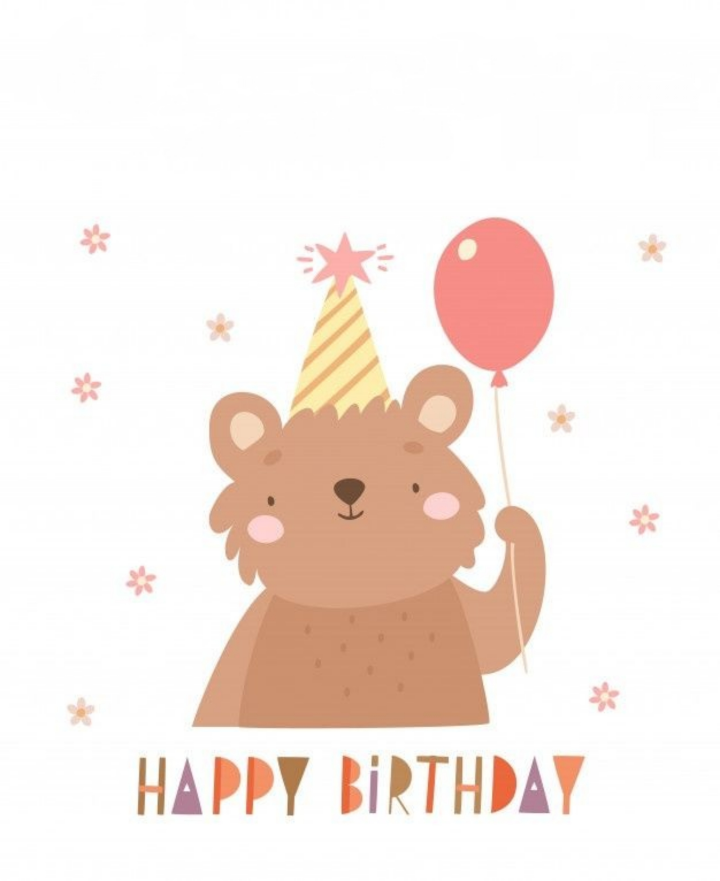
#> input picture lab8/HB.jpg, 2160 x 2643 px (shown at 1/3 size)
$ python lab8.py
#> lines starting #> are read from the running program, lines starting #| are printed output that depends on the picture
def task1():

    from PIL import Image

    img = Image.open("HB.jpg")
#> img is the input picture: PIL image 2160x2643 RGB; mean R, G, B 246.5, 234.3, 228.1
    size = img.size
#> size = (2160, 2643)
    width, height = img.size
#> width = 2160; height = 2643
    new_img = img.crop((0, 0, width, height - 400))
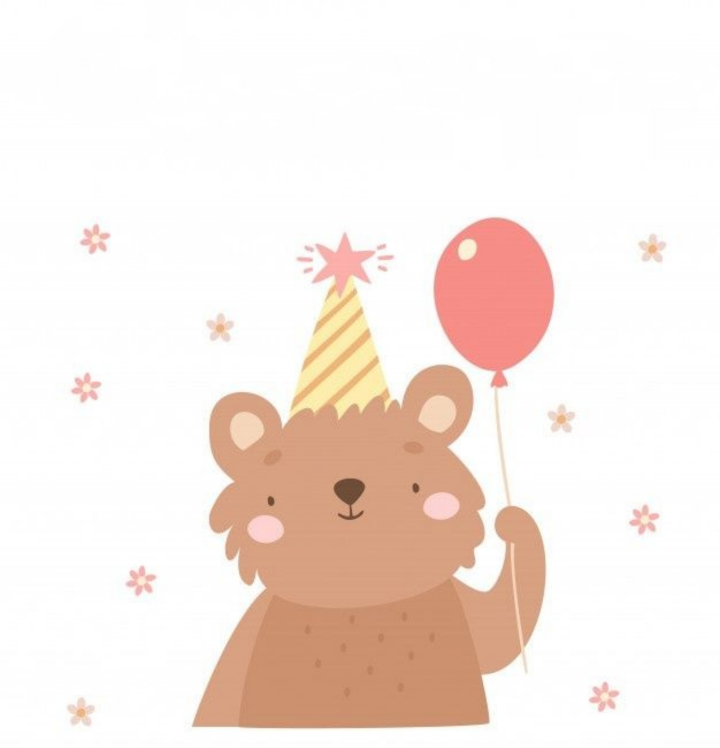
#> new_img: PIL image 2160x2243 RGB (shown at 1/3 size); mean R, G, B 246.3, 233.4, 226.7
    new_img.save("HB_cut.jpg")

def task2():

    from PIL import Image
    dictionary = {1: "8march.jpg", 2: "Father Day.jpg", 3: "HB.jpg"}
    print("1 - Восьмое марта, "
          "2 - День отца, "
          "3 - День Рождения")
    ans = int(input("Введите номер открытки: "))
#> the answer given: 3
    filename = dictionary[ans]
    with Image.open(filename) as img:
        img.load()

    img.show()


def task3():

    from PIL import Image, ImageDraw, ImageFont

    name = input("Введите имя именинника: ")
#> the answer given: HB.jpg
    filename = "HB_cut.jpg"
    with Image.open(filename) as img:
#> img: PIL image 2160x2243 RGB
        img.load()
    font = ImageFont.truetype("Larisa script.ttf", 200)
    draw_text = ImageDraw.Draw(img)
    draw_text.text(
        (img.width // 5, 300),
        name + ", поздравляю ",
        font=font,
        fill='pink'
    )
    img.show()
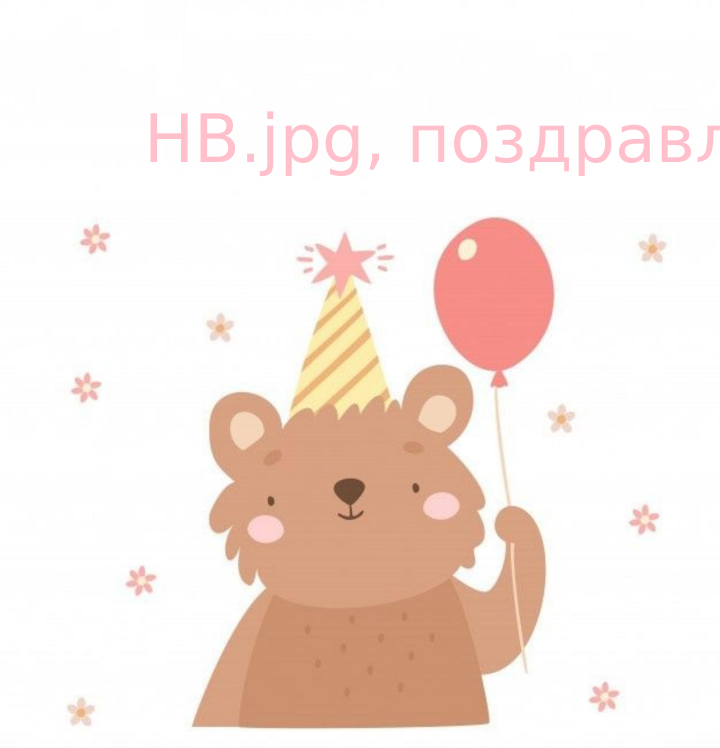
#> shown: PIL image 2160x2243 RGB (shown at 1/3 size); mean R, G, B 246.3, 232.5, 225.9
    img.save("HB_card.png")


task1()
task2()
task3()
